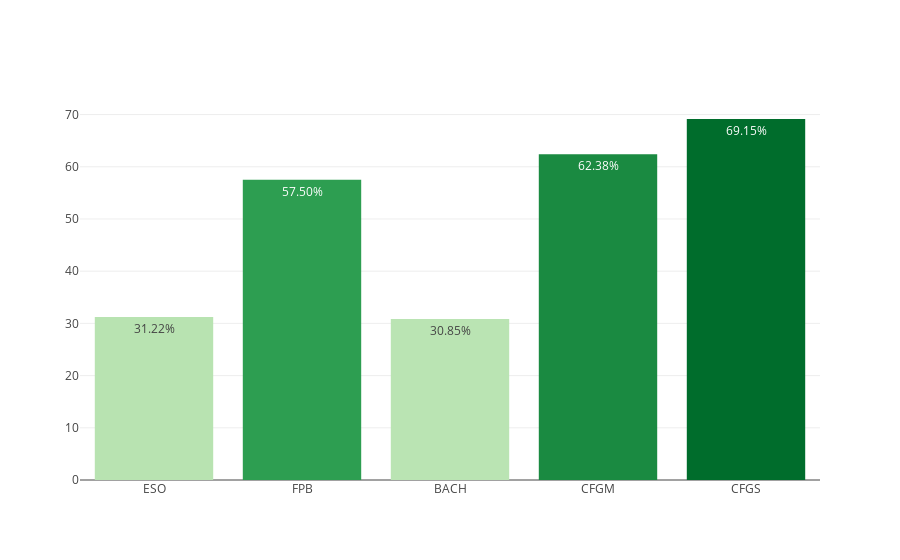

The cell this chart's notebook holds for it:
### Markdown cell above
## GLOBAL

### Code cell
dfc_summary = dfc.groupby('etapa').mean().loc[stages]
myplotly.bar_simple(dfc_summary.index, dfc_summary['éxito'])

### Figure 1 — Plotly figure (JSON) as saved in the notebook; plotly's stock layout.template omitted (floating-point values rounded to 4 significant figures)
{"data": [{"hoverinfo": "x+text", "marker": {"color": [31.22, 57.5, 30.85, 62.38, 69.15], "colorscale": [[0, "rgb(186,228,179)"], [0.3333, "rgb(116,196,118)"], [0.6667, "rgb(49,163,84)"], [1, "rgb(0,109,44)"]]}, "text": ["31.22%", "57.50%", "30.85%", "62.38%", "69.15%"], "type": "bar", "uid": "01b25d81-1489-40af-ac0c-6af01b40856c", "x": ["ESO", "FPB", "BACH", "CFGM", "CFGS"], "y": [31.22, 57.5, 30.85, 62.38, 69.15]}], "layout": {"title": {"text": ""}}}
